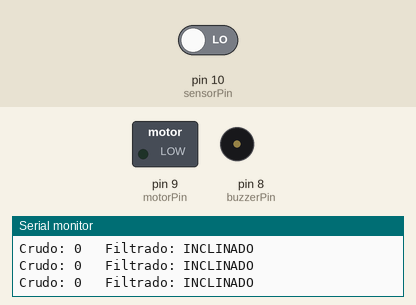
A sketch run on a simulated Arduino Uno, built with avr-gcc and run on an emulated ATmega328P. On the bench: switched loads named in the sketch (green lamp = pin HIGH), buzzer (waves = sounding, pin HIGH), the last lines printed to the serial monitor. Inputs (shaded band) come from the test bench; at power-on: pin 10 (sensorPin) LOW.

Above: at 1.2 s.
1.3 s: pin 10 (sensorPin) driven HIGH
At 1.9 s:
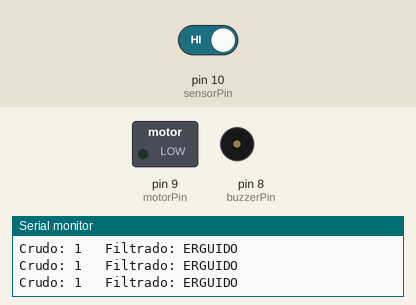
4.3 s: pin 10 (sensorPin) driven LOW
At 6.53 s:
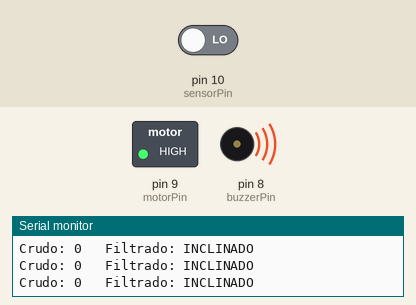
Timing chart, 0 to 13.3 s (numbered marks = the images above; inputs shaded):
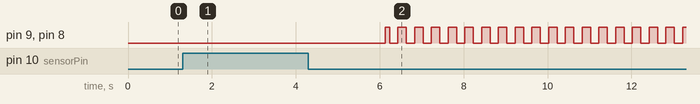

Measured:
- after the input at 1.3 s, pin 9 (motorPin), pin 8 (buzzerPin): stops changing and stays LOW
- after the input at 4.3 s, pin 9 (motorPin), pin 8 (buzzerPin): LOW → HIGH after 1.8 s, then repeats every 0.40 s: LOW 0.20 s, HIGH 0.20 s

The sketch:

sketch_anti_sueno.ino
```cpp
/*
 * ==============================================================
 * PROYECTO: WAKEDRIVE - DETECTOR DE SOMNOLENCIA (ARDUINO)
 * ==============================================================
 * Hardware:
 *   - Pin 10: Sensor de inclinación / tilt (D0)
 *   - Pin 8:  Buzzer activo (+)
 *   - Pin 9:  Motor de vibración (a través de transistor NPN con resistencia 1k)
 *
 * Salida Serial a 9600 baudios compatible con la interfaz web:
 *   "Crudo: [0|1]   Filtrado: [INCLINADO|ERGUIDO]"
 */

const int sensorPin = 10;  // D0 del módulo de inclinación
const int buzzerPin = 8;   // buzzer activo (+)
const int motorPin  = 9;   // base del transistor (con resistencia de 1k)

// Con true:  inclinado = 1 (HIGH), erguido = 0 (LOW)
// Con false: inclinado = 0 (LOW),  erguido = 1 (HIGH)
const bool ACTIVO_EN_HIGH = false;

const unsigned long tiempoEstable      = 300;  // ms que debe mantenerse una lectura (filtro anti-rebote)
const unsigned long tiempoConfirmacion = 1500; // ms inclinado antes de alertar (1.5 segundos)
const unsigned long intervaloPulso     = 200;  // ms de cada pulso de vibración y sonido

bool estadoFiltrado = false;
bool ultimaLectura = false;
unsigned long inicioCambio = 0;
unsigned long inicioInclinacion = 0;

void setup() {
  pinMode(sensorPin, INPUT);
  pinMode(buzzerPin, OUTPUT);
  pinMode(motorPin, OUTPUT);
  Serial.begin(9600);
}

void loop() {
  int lectura = digitalRead(sensorPin);
  bool lecturaActiva = (lectura == (ACTIVO_EN_HIGH ? HIGH : LOW));

  // Filtro anti-rebote: la lectura debe mantenerse antes de aceptarla
  if (lecturaActiva != ultimaLectura) {
    ultimaLectura = lecturaActiva;
    inicioCambio = millis();
  }
  if (millis() - inicioCambio >= tiempoEstable && estadoFiltrado != ultimaLectura) {
    estadoFiltrado = ultimaLectura;
    if (estadoFiltrado) inicioInclinacion = millis();
  }

  // Salida serial para la interfaz web y monitor serial
  Serial.print("Crudo: ");
  Serial.print(lectura);
  Serial.print("   Filtrado: ");
  Serial.println(estadoFiltrado ? "INCLINADO" : "ERGUIDO");

  // Alerta solo si se mantiene inclinado por más del tiempo de confirmación
  bool alerta = estadoFiltrado && (millis() - inicioInclinacion >= tiempoConfirmacion);

  if (alerta) {
    // Genera pulsos intermitentes cada 200 ms
    bool encendido = ((millis() / intervaloPulso) % 2 == 0);
    digitalWrite(buzzerPin, encendido);
    digitalWrite(motorPin, encendido);
  } else {
    digitalWrite(buzzerPin, LOW);
    digitalWrite(motorPin, LOW);
  }

  delay(20);
}
```
